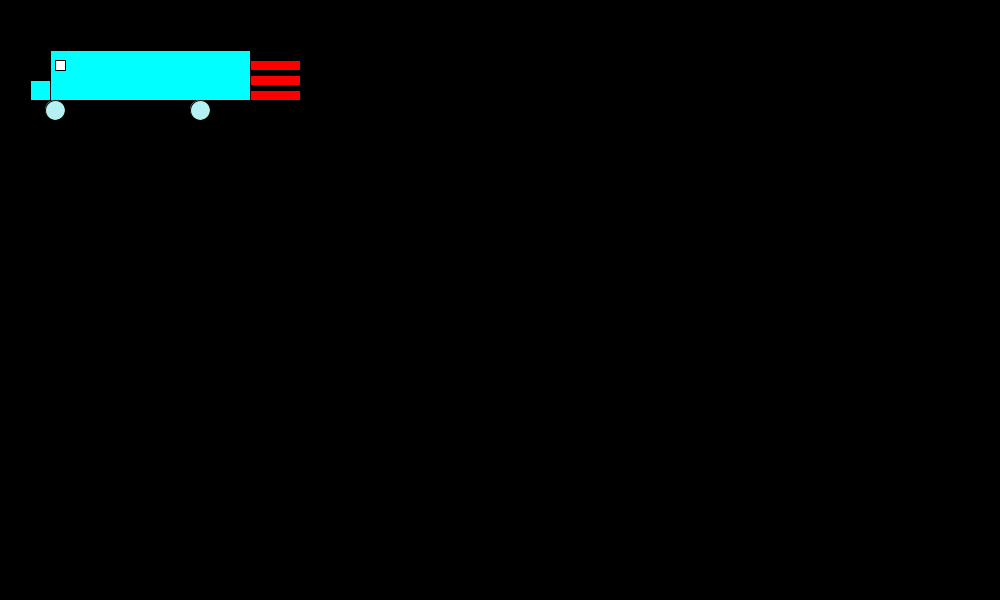
Frame 1 (no input)
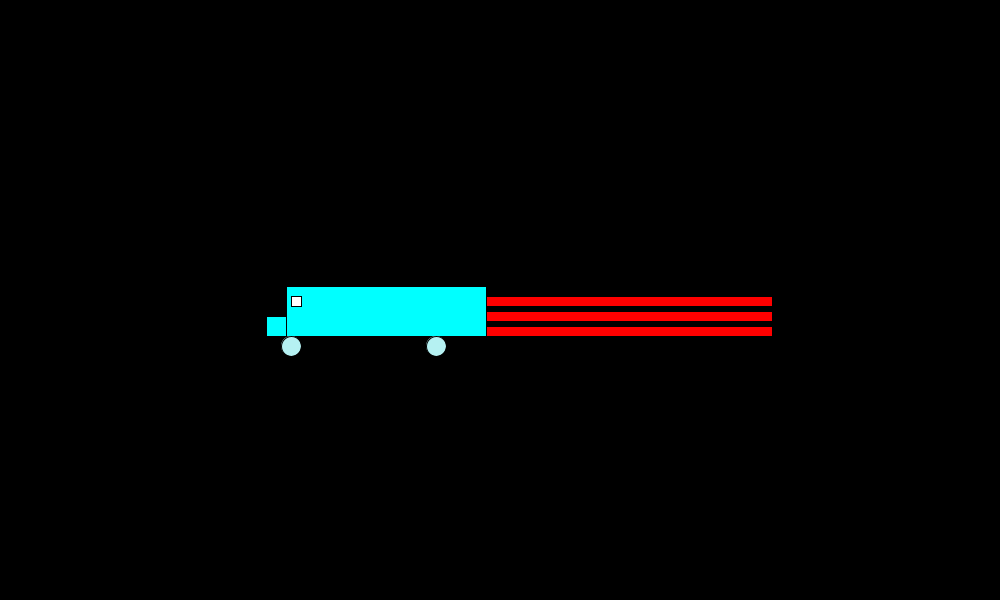
Frame 60 (the mouse pressed at the canvas centre just before this capture)
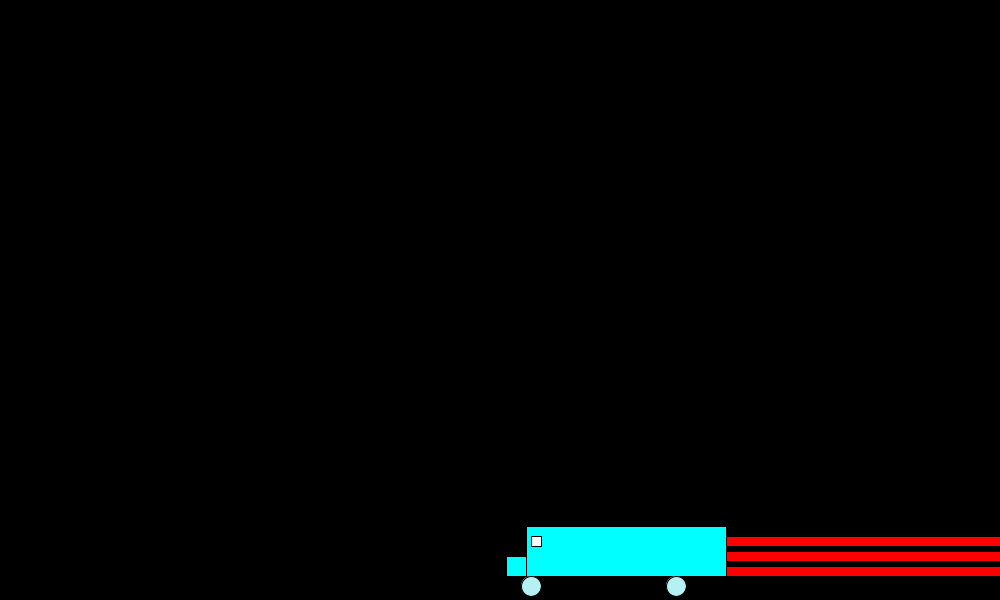
Frame 120 (the mouse held since frame 60 and released just before this capture)

The Processing sketch that drew these frames (run headless with seeded random() and noise(); from frame 60 on, the mouse is pressed at the canvas centre):

// Processing sketch: processing_140355
// ── processing_140355.pde

int x=50;
int y=50;
int speed=4;
void setup(){
  size(1000,600);
}
void draw(){
  background(0);
  carDesign();
  movement();
 
}
void carDesign(){
fill(0,255,255);
 rect(x,y,200,50);
 fill(0,255,255);
 rect(x-20,y+30,20,20);
 fill(255,0,0);
 rect(x+200,y+10,x,10);
 fill(255,0,0);
 rect(x+200,y+25,x,10);
 fill(255,0,0);
 rect(x+200,y+40,x,10);
 fill(255);
 rect(x+5,y+10,10,10);
 fill(181,241,242);
 ellipse(x+5,y+60,20,20);
 fill(181,241,242);
 ellipse(x+150,y+60,20,20);
 
}
void movement(){
  x=x+speed;
y=y+speed;


if(x>width ||x<0){
  speed=speed*-1;
}
if(y>height ||y<0){
  speed=speed*-1;
} 


 

}
